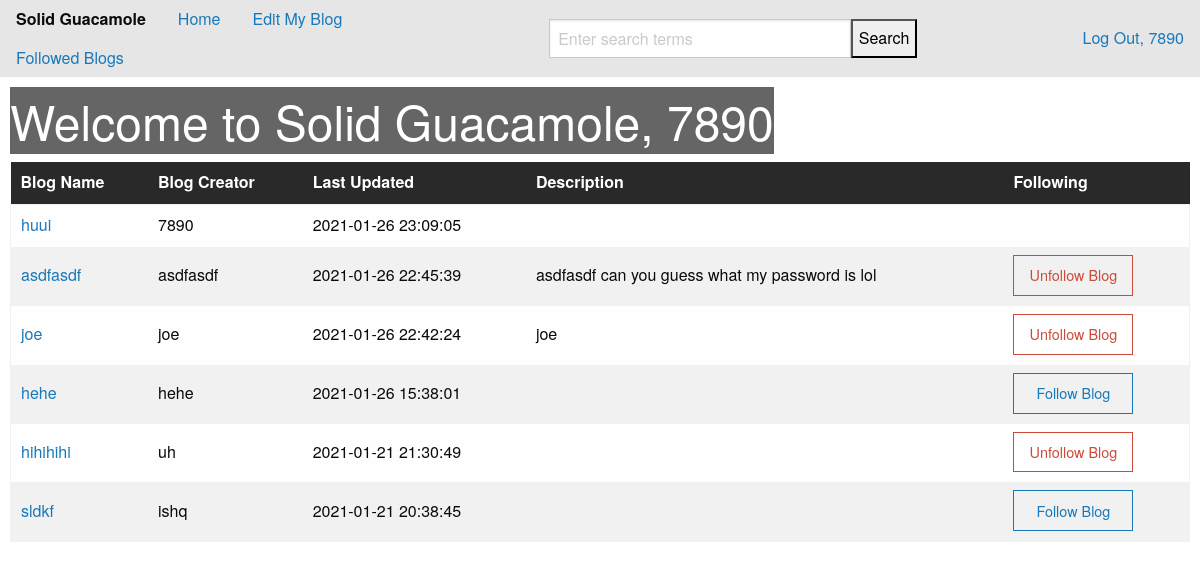
The page / (signed in) on the database its author committed.
### tables this page shows
CREATE TABLE users (id INTEGER PRIMARY KEY, username TEXT,
              password TEXT, blogname TEXT, blogdescription TEXT, time DATETIME);

### app/blog.py (the view)
@bp.route("/")
@login_required
def homepage():
    following = []
    for blog in blog_methods["getBlogs"]():
        if follow_methods["checkFollower"](blog["id"], blog_methods["getInfo"](session["username"], "id")):
            following += [blog["blogname"]]
    if "error_msg" in session:
        msg = session["error_msg"]
        session.pop("error_msg")
        return render_template("blog/home.html", blogs=blog_methods["getBlogs"](), following=following,
                                username=session["username"], error_msg=msg)
    return render_template("blog/home.html", blogs=blog_methods["getBlogs"](), following=following,
                            username=session["username"])

### app/auth.py (called while the page is built)
def login_required(view):
    @functools.wraps(view)
    def wrapped_view(**kwargs):
        if g.user is None:
            return redirect(url_for('auth.login'))
        return view(**kwargs)
    return wrapped_view

@bp.before_app_request
def load_logged_in_user():
    username = session.get('username')
    if username is None:
        g.user = None
    else:
        g.user = get_db().execute(
            'SELECT * FROM users WHERE username = ?', (username,)
        ).fetchone()

### app/db_builder.py (called while the page is built)
def get_db():
    if 'db' not in g:
        g.db = sqlite3.connect(
            current_app.config['DATABASE'],
            detect_types=sqlite3.PARSE_DECLTYPES
        )
        g.db.text_factory = text_factory
        g.db.row_factory = sqlite3.Row
    return g.db

def checkUsername(username):
    db = get_db()
    found = False
    for row in db.execute("SELECT * FROM users;"):
        found = found or (username == row[1])
    db.commit()
    return found

def getInfo(username, col):
    if checkUsername(username):
        db = get_db()
        info = db.execute("SELECT " + col + " FROM users WHERE username=?;", [username]).fetchone()[0]
        db.commit()
        return info
    return None

def getBlogs():
    db = get_db()
    blogs = db.execute("SELECT * from users ORDER BY time DESC;").fetchall()
    db.commit()
    return [dict(i) for i in blogs]

def checkFollower(userID, followerID):
    db = get_db()
    found = db.execute("SELECT * FROM followers WHERE userID=? AND followerID=?;",
                      (str(userID), str(followerID))).fetchone()
    db.commit()
    return found is not None

### app/templates/blog/home.html (shortened to what this page needs)
{% extends 'base.html' %} {% block header %}
<h1>{% block title %}Welcome to Solid Guacamole, {{ username }}{% endblock %}</h1>
{% endblock %} {% block content %}
<body class="allpages">
    <div class="container">
         {% if not blogs %}
        <h3>No blogs created yet.</h3>
        {% else %}
        <table>
            <thead id="table-header">
                <th>Blog Name</th>
                <th>Blog Creator</th>
                <th>Last Updated</th>
                <th>Description</th>
                <th>Following</th>
            </thead>
            {% for blog in blogs %}
            <tr>
                <td><a href="{{ url_for('blog.viewBlog', username=blog['username']) }}">{{ blog["blogname"] }}</a></td>
                <td>{{ blog["username"] }}</td>
                <td>{{ blog["time"] }}</td>
                <td class="desc">{{ blog["blogdescription"] }}</td>
                <td>
                    {% if username != blog["username"] %} {% if blog["blogname"] not in following %}
                    <form action="{{ url_for('follow.follow', username=blog['username']) }}" method="POST">
                        <input type="submit" id="follow" name="home" value="Follow Blog" class="hollow button"/>
                    </form>
                	{% else %}
                    <form action="{{ url_for('follow.unfollow', username=blog['username']) }}" method="POST">
                        <input type="submit" id="unfollow" name="home" value="Unfollow Blog" class="hollow button alert" />
                    </form>
                	{% endif %}
                {% endif %}
            	</td>
            </tr>
        {% endfor %}
        </table>
    {% endif %}
    </div>
</body>
{% endblock %}

### app/templates/base.html (shortened to what this page needs)
{% if pageNum is not defined %} {% set pageNum = 1 %} {% endif %}
<!doctype html>
<link rel="stylesheet" href="https://cdn.jsdelivr.net/npm/foundation-sites@6.6.3/dist/css/foundation.min.css"
>
<link rel="stylesheet" href="/static/styles.css" />
<div class="top-bar grid-x fluid stack-for-medium">
	<div class="cell medium-4">
		<ul class="dropdown menu" data-dropdown-menu>
			<li class="menu-text">Solid Guacamole</li>
			<li><a href="{{ url_for('blog.homepage') }}">Home</a></li>
			<li><a href="{{ url_for('blog.editBlog') }}">Edit My Blog</a></li>
			<li><a href="{{ url_for('follow.followedBlogs') }}">Followed Blogs</a></li>
		</ul>
	</div>
    <div class="grid-x cell medium-6 align-center">
        <form action="{{ url_for('search.searchFunction') }}" class="grid-x row align-center" method="POST">
            <div class="input-group">
                <input class="input-group-field flex-child-grow" type="text" name="keywords" id="keywords" placeholder="Enter search terms" required />
                <div class="input-group-button">
                    <input name="search" id="search" type="submit" value="Search"/>
                </div>
            </div>
        </form>
    </div>
    <div class="cell medium-2 grid-x align-right">
		<ul class="dropdown menu align-right" data-dropdown-menu>
            <li><a id="logout" href="{{ url_for('auth.logout') }}">Log Out, {{ username }}</a></li>
		</ul>
    </div>
</div>
<section class="content">
  <header>
    {% block header %}{% endblock %}
  </header>
  {% block content %}{% endblock %}
</section>

### app/static/styles.css (style rules this page uses)
.top-bar { padding: 0px; width: 100%; height: auto; min-height: 45px; }
.top-bar .input-group { margin: 0px; }
.top-bar .input-group-field { max-width: 600px; }
.top-bar * { float: left; }
.allpages { background: url("https://scottchoucino.com/wp-content/uploads/2016/12/ScottChoucino-1-1.jpg") no-repeat center center fixed; -webkit-background-size: cover; -moz-background-size: cover; -o-background-size: cover; background-size: cover; }
.allpages h1 { display: table; color: white; background-color: rgba(0, 0, 0, 0.603); }
.content { padding: 0 calc((100% - min(100%, 1500px)) / 2); }
section.content { margin: 10px; }
table thead { border: 0px; }
table th { background-color: #292929; color: white; }
#unfollow { margin: 0px; width: 120px; }
#follow { margin: 0px; width: 120px; }

### rows shown on the page
users: blogname "huui", username "7890", time "2021-01-26 23:09:05"
users: blogname "asdfasdf", username "asdfasdf", time "2021-01-26 22:45:39", blogdescription "asdfasdf can you guess what my password is lol"
users: blogname "joe", username "joe", time "2021-01-26 22:42:24", blogdescription "joe"
users: blogname "hehe", username "hehe", time "2021-01-26 15:38:01"
users: blogname "hihihihi", username "uh", time "2021-01-21 21:30:49"
users: blogname "sldkf", username "ishq", time "2021-01-21 20:38:45"

### other values the page prints
{{ username }} "7890"
